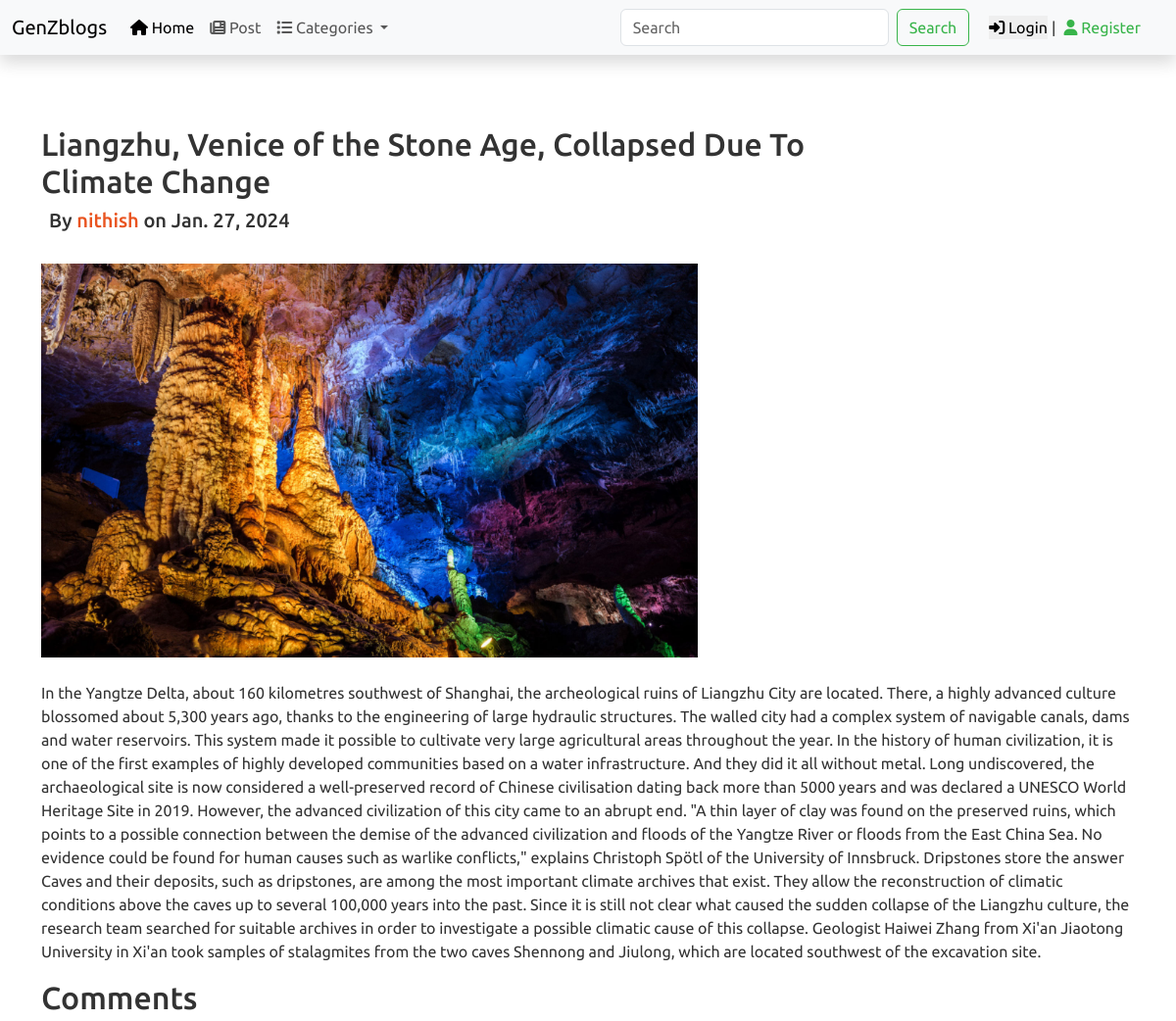
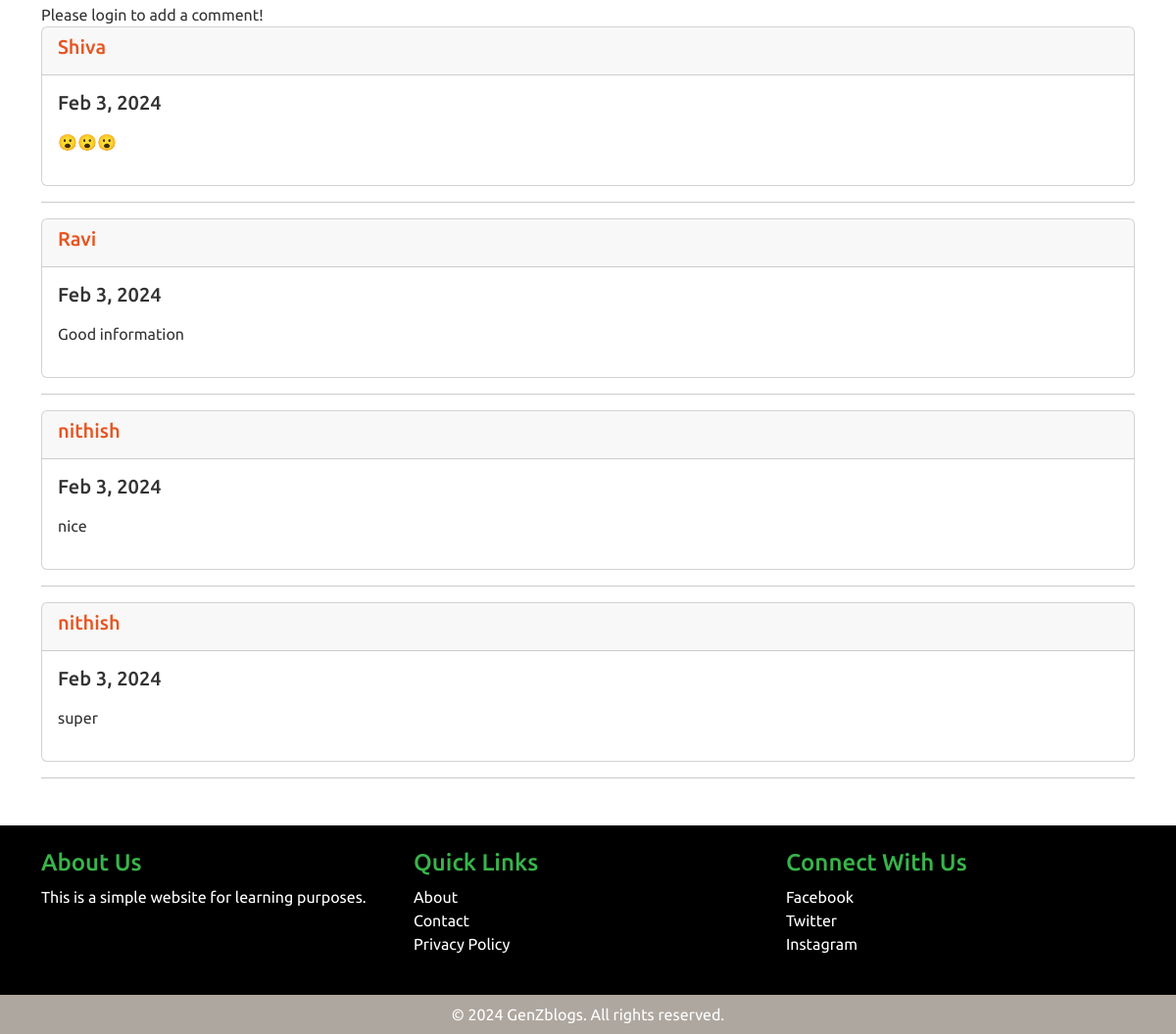
The app's page /article/1/ with its own data (2 pictures, top to bottom).
### article/models.py (models this page shows, shortened)
class  Article(models.Model):
    author=models.ForeignKey(User,on_delete=models.CASCADE, default=1)
    category =models.ForeignKey(Category,on_delete = models.CASCADE,default='1')
    title=models.CharField(max_length=100)
    content=models.TextField(max_length=10000)
    img=models.ImageField(upload_to='article_images/',default='default_img.jpg')
    date=models.DateField(auto_now=True)

class Comment(models.Model):
    article=models.ForeignKey(Article, on_delete=models.CASCADE ,related_name="comments")
    user=models.ForeignKey(User, on_delete=models.CASCADE ,null=True, blank=True)
    text=models.TextField()
    created_date=models.DateTimeField(auto_now_add=True)

### article/views.py (the view, shortened to what this page needs)
# urls.py: path('article/<int:pk>/',single_article,name='single_article'),
def single_article(request,pk):
    article=Article.objects.get(pk=pk)
    comments=Comment.objects.filter(article=article)
    context ={
        "article":article,
        "comments":comments[::-1],
    }
    return render(request, 'article/article.html',context)

### article/models.py (called while the page is built)
    def __str__(self):
        return self.name

### article/views.py (called while the page is built)
def categories(request):
    categories = Category.objects.all()
    return {
        'categories' : categories,
    }

### article/templates/article/article.html (shortened to what this page needs)
{% extends "base.html" %}
{% block content %}
<div class="container pt-5">
    <h2 class="mt-4" style="width:80%">{{article.title}}<h2>
    <h5 class="m-2">
        By <a class="text-decoration-none" href="{% url "author_profile" article.author.id %}">
            {{article.author}}
        </a> on {{article.date}}
    </h5>
    <img class="my-4" style="width:60%"src="{{article.img.url}}" alt="">
    <p>{{article.content}}</p>
    <div>
        <h2>Comments</h2>
        {% if user.username %}
            <form class="mb-3" method='POST' action="" class="mb-3">
                {% csrf_token %}
                <textarea class="form-control" name="comment" id="" cols="100" rows="3"></textarea><br>
                <input type="submit" value="Add Comment" class="btn btn-primary">
            </form>
        {% else %}
            Please login to add a comment!
        {% endif %}
        {% for comment in comments %}
        <div class="card">
            <div class="card-header">
                <h5><a class="text-decoration-none" href="{% url "author_profile" comment.user.id  %}">{{comment.user}}</a></h5>
            </div>
            <div class="card-body">
              <h5 class="card-title">{{comment.created_date|date:"M j, Y" }}</h5>
              <p class="card-text">{{comment.text|linebreaks}}</p>
            </div>
          </div>
            <hr>
        {% empty %}
            No comments yet! Be the first one to comment!
        {% endfor %}
    </div>
</div>
{% endblock content %}

### static/css/style.css (style rules this page uses)
* { padding: 0; margin: 0; }

### records on screen
Article: title "Liangzhu, Venice of the Stone Age, Collapsed Due To Climate Change", author "nithish", date "Jan. 27, 2024", img (picture), content "In the Yangtze Delta, about 160 kilometres southwest of Shanghai, the archeological ruins of Liangzhu City are located. There, a highly advanced culture blossomed about 5,300 years ago, thanks to the engineering of large hydraulic structures. The walled city had a complex system of navigable canals, dams and water reservoirs. This system made it possible to cultivate very large agricultural areas throughout the year. In the history of human civilization, it is one of the first examples of highly developed communities based on a water infrastructure. And they did it all without metal. Long undiscovered, the archaeological site is now considered a well-preserved record of Chinese civilisation…"
Comment: user "Shiva", created_date "Feb 3, 2024", text "😮😮😮"
Comment: user "Ravi", created_date "Feb 3, 2024", text "Good information"
Comment: user "nithish", created_date "Feb 3, 2024", text "nice"
Comment: user "nithish", created_date "Feb 3, 2024", text "super"
